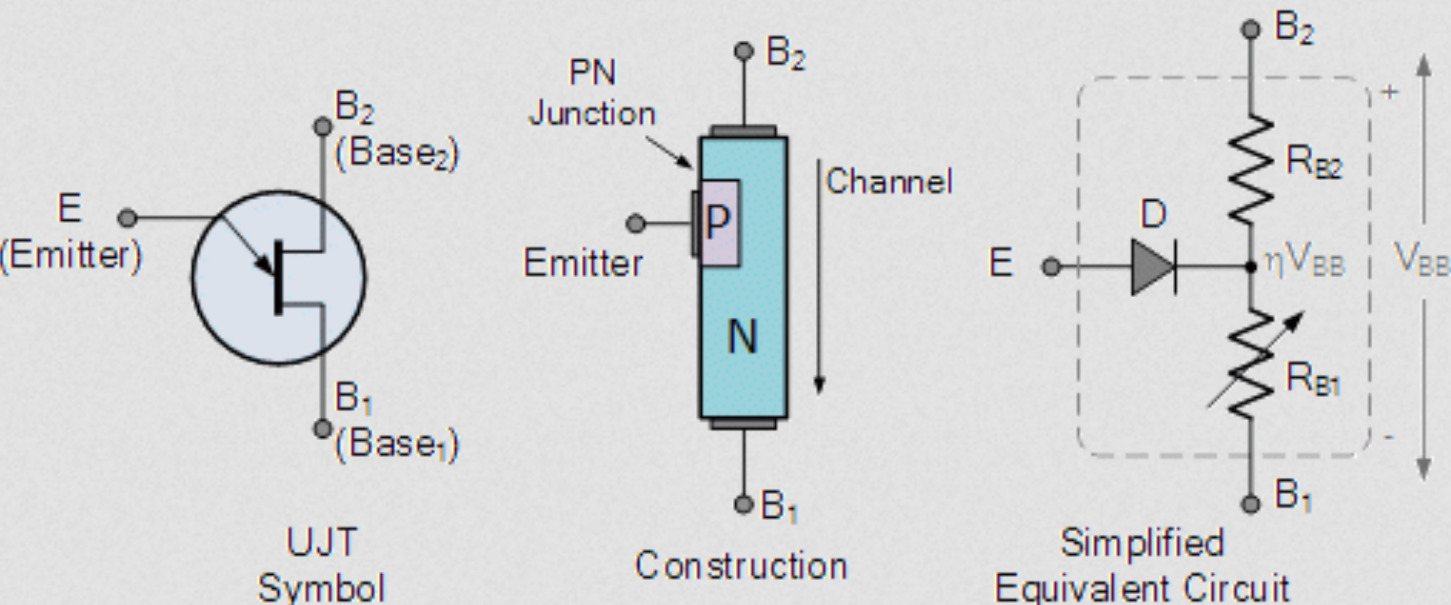
#> input picture Assignment_1/UJT.jpg, 1451 x 605 px
$ jupyter execute Assignment_1.ipynb
#> lines starting #> are read from the running program, lines starting #| are printed output that depends on the picture; after the words box and inside, x2 and y2 are one past the last pixel; in counts of white or black regions, pixels touching at a corner belong together
Create a Numpy Array containing numbers from 1 to 64
- Plot the array as a line plot using matplotlib
- Change the created array dimensions to 8 x 8


[cell 1]
import numpy as np
import matplotlib.pyplot as plt

#Create a Numpy Array containing numbers from 1 to 64
a = np.arange(1, 65)

print(a)

# Plot the array as a line plot using matplotlib
plt.plot(a)
plt.show()
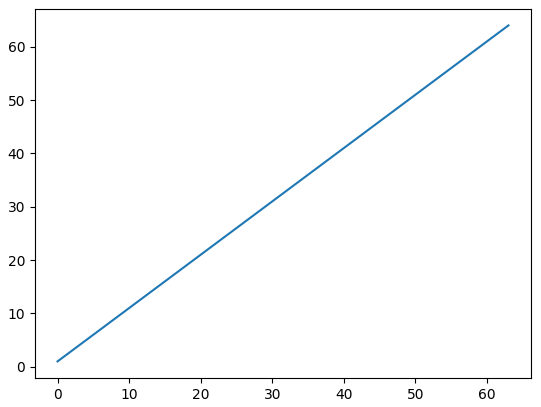
#> figure drawn by matplotlib, 1 panel; curve peaks at x = 63, y = 64

# Change the created array dimensions to 8 x 8
b = np.reshape(a, (8, 8))
print(b)

What happens if you:

- Change the 8x8 matrix shape to (2, 4)?
- Change the 8x8 matrix shape to (4, 2)?
- Change the 8x8 matrix shape to (3, 3)?
- Change the 8x8 matrix shape to (2, 2, 2)?
- Change the 8x8 matrix shape to (2, -1, 2)?

[cell 2]
# Change the 8x8 matrix shape to (2, 4)?
# two_by_four = np.reshape(b, (2, 4))
# print(two_by_four)

print("Reshape to (2, 4): Incompatible matrics sizes")

# Change the 8x8 matrix shape to (4, 2)?
# four_by_two = np.reshape(b, (4, 2))
# print(four_by_two)
print("Reshape to (4, 2): Incompatible matrics sizes")

# Change the 8x8 matrix shape to (3, 3)?
# three_by_three = np.reshape(b, (3, 3))
# print(three_by_three)
print("Reshape to (3, 3): Incompatible matrics sizes")

# Change the 8x8 matrix shape to (2, 2, 2)?
# two_by_two_by_two = np.reshape(b, (2, 2, 2))
# print(two_by_two_by_two)
print("Reshape to (2, 2, 2): Incompatible matrics sizes")

# Change the 8x8 matrix shape to (2, -1, 2)?
two_by_minus_one_by_two = np.reshape(b, (2, -1, 2))
print("Reshape to (2, -1, 2):\n",two_by_minus_one_by_two)

Create a new array containing numbers from 0-7
- What is the shape of the array?
- What happens if you add the array to the 8x8 matrix?
- What happens if you resize the array to (1, 8) and add to the 8x8 matrix?
- What happens if you resize the array to (8, 1) and add to the 8x8 matrix? (Hint:- You may want to look at Broadcasting)
- Write your findings and observations down in the cell below

[cell 3]
# Create a new array containing numbers from 0-7
num = np.arange(8)

# What is the shape of the array?
print("np.array", num, "Shape:", num.shape)
print()

# What happens if you add the array to the 8x8 matrix?
print("1. Added: \n", np.add(b, num))
print()

# What happens if you resize the array to (1, 8) and add to the 8x8 matrix?
print("2. Resized to (1, 8) and added: \n", np.add(np.reshape(num, (1, 8)), b))
print()

# What happens if you resize the array to (8, 1) and add to the 8x8 matrix?
print("3. Resized to (8, 1) and added: \n", np.add(np.reshape(num, (8, 1)), b))
print()

print("1. Addition converts (8,) into (8, 1) and adds")
print("2. Resizing to (1, 8) and addition resizes and adds i.e. row-wise addition")
print("3. Resizing to (8, 1) broadcasts (8, 1) into (8, 8) and adds i.e column-wise addition")

Create a matrix containing random numbers of size 4x4
- Pad the matrix with zeros to create a matrix of size 6x6
- Write to crop the 6x6 matrix back into the original 4x4 matrix (Numpy array indexing may be useful?)

[cell 4]
# Create a matrix containing random numbers of size 4x4
four_by_four = np.reshape(np.arange(16), (4, 4))
print(four_by_four)

# Pad the matrix with zeros to create a matrix of size 6x6
six_by_six = np.pad(four_by_four, 1)
print(six_by_six)

# Write to crop the 6x6 matrix back into the original 4x4 matrix
four_by_four = six_by_six[1:-1, 1:-1]
print(four_by_four)

Learn about vectorization of matrix operations in numpy

Create two matrices of shape (2, 4) and perform the following, if possible:
- Element wise multiplication
- How to transpose the matrix?
- Can they be multiplied together (matrix multiplication)? If yes, perform the multiplication, else show a way to multiply the matrices together.

[cell 5]
# Create two matrices of shape (2, 4)
x = np.reshape(np.arange(8), (2, 4))
y = np.reshape(np.arange(8, 16), (2, 4))
print(x)
print(y)
print()

# Element wise multiplication
print(np.multiply(x, y))
print()

# How to transpose the matrix?
print(x.T)
print(y.T)
print()

# Can they be multiplied together (matrix multiplication)? If yes, perform the multiplication, else show a way to multiply the matrices together.
print(np.matmul(x.T, y))

Create the matrix shown below:

[[12, 20, 30, 0]

 [8, 12, 2, 0]

 [34, 70, 37, 4]

 [112, 100, 25, 12]]

- Slice the array to obtain subarrays shown in each color

- Perform the following operations:
    - Sum the array column wise (Read about axis in numpy)
    - Sum the array row wise
    - Find maximum element for each column
    - Find maximum element for each row
    - Find the mean across each column
    - Find the mean across each row
    - Change the datatype of the array to : int, float and object

[cell 6]
# Create the matrix shown below:
arr = np.array([[12, 20, 30, 0],
                [8, 12, 2, 0],
                [34, 70, 37, 4],
                [112, 100, 25, 12]])

print(arr)
print()

# Slice the array to obtain subarrays shown in each color
arr1 = arr[:2,:2]
print("Array 1:")
print(arr1)
print()

arr2 =  arr[:2, 2:]
print("Array 2:")
print(arr2)
print()

arr3 =  arr[2:, :2]
print("Array 3:")
print(arr3)
print()

arr4 =  arr[2:, 2:]
print("Array 4:")
print(arr4)
print()

- Find the:
    - unique elements in the array
    - Number of unique elements
    - The maximum element
    - The minimum element
    - The index of the maximum element
    - The index of the minimum element
    - The mean of the array
    - The standard deviation

[cell 7]
# Find the:
#     unique elements in the array
#     Number of unique elements

unique, count = np.unique(arr, return_counts=True)
print("Unique element: ", unique, " with count: ", count)
print()

# The maximum element
# The minimum element
# The index of the maximum element
# The index of the minimum element

maxi = np.max(arr)
mini = np.min(arr)
print("Max:", maxi," at index", np.where(arr == maxi) ,"and min", mini," at index", np.where(arr == mini))
print()

# The mean of the array
# The standard deviation
mean = np.mean(arr)
sd = np.std(arr)
print("Mean is: ", mean, "and sd is: ", sd)
print()

# Perform the following operations:
#     Sum the array column wise (Read about axis in numpy)
#     Sum the array row wise

add1 = np.sum(arr, axis=0)
add2 = np.sum(arr, axis=1)
print("Add along col:", add1, "and along row is:", add2)
print()

#     Find maximum element for each column
#     Find maximum element for each row

max_col_1 = np.max(arr[:,0])
max_col_2 = np.max(arr[:,1])
max_col_3 = np.max(arr[:,2])
max_col_4 = np.max(arr[:,3])

max_row_1 = np.max(arr[0])
max_row_2 = np.max(arr[1])
max_row_3 = np.max(arr[2])
max_row_4 = np.max(arr[3])

print("Max along col 1 is:", max_col_1,",along col 2 is:",max_col_2,",along col 3 is:",max_col_3,",along col 4 is:",max_col_4)
print("Max along row 1 is:", max_row_1,",along row 2 is:",max_row_2,",along row 3 is:",max_row_4,",along row 4 is:",max_row_4)

print()

#     Find the mean across each column
#     Find the mean across each row

mean_col_1 = np.mean(arr[:,0])
mean_col_2 = np.mean(arr[:,1])
mean_col_3 = np.mean(arr[:,2])
mean_col_4 = np.mean(arr[:,3])

mean_row_1 = np.mean(arr[0])
mean_row_2 = np.mean(arr[1])
mean_row_3 = np.mean(arr[2])
mean_row_4 = np.mean(arr[3])

print("Mean along col 1 is:", mean_col_1,", along col 2 is:",mean_col_2,", along col 3 is:",mean_col_3,", along col 4 is:",mean_col_4)
print("Mean along row 1 is:", mean_row_1,", along row 2 is:",mean_row_2,", along row 3 is:",mean_row_3,", along row 4 is:",mean_row_4)
print()

#     Change the datatype of the array to : int, float and object

type_int = arr.astype(int)
type_float = arr.astype(float)
type_obj = arr.astype(object)

print("Type int\n", type_int, "\ntype float\n", type_float, "\ntype obj\n", type_obj)

Considering that the rows represent each data point and columns represent the features which we will feed to a ML model, perform the following feature scaling operations (without SKLearn):
- Normalization
- Standardization

[cell 8]
# Normalization

norm_arr = (arr - mean) / (maxi - mini)
print(norm_arr)
print()

# Standardization
standard_arr = (arr - mean) / sd
print(standard_arr)
print()

- Load an image using opencv, which gives you a numpy array and inspect its shape. Interpret the shape of the array.
    - Plot each color channel individually using matplotlib

[cell 9]
import cv2

# Load image
img = cv2.imread('UJT.jpg')
#> img is the input picture: shape (605, 1451, 3); mean B, G, R 217.3, 216.5, 215.4

# Inspect Shape
print("The image's shape is:",img.shape, "where the resolution of image is", img.shape[0],"(hor)x", img.shape[1],"(ver) and has ", img.shape[2], "color channels")
#| The image's shape is: (605, 1451, 3) where the resolution of image is 605 (hor)x 1451 (ver) and has  3 color channels

# Plot each color channel individually using matplotlib
fig, ax = plt.subplots(2, 2)

plt.subplot(2, 2, 1)
plt.imshow(img)

plt.subplot(2, 2, 2)
plt.imshow(img[:,:,0])

plt.subplot(2, 2, 3)
plt.imshow(img[:,:,1])

plt.subplot(2, 2, 4)
plt.imshow(img[:,:,2])
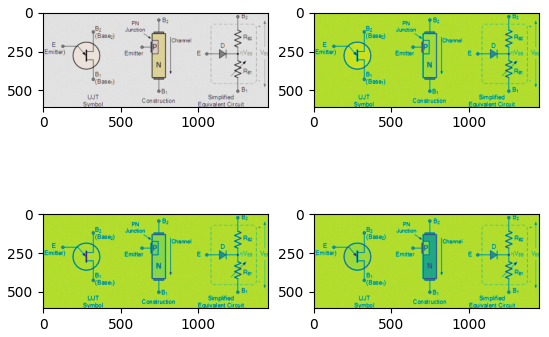
#> figure drawn by matplotlib, 4 panels; B, G, R data is drawn as R, G, B

- Create a 3d matrix with 1s in the diagonal, 0 in all other positions

[cell 10]
# Create a 3d matrix with 1s in the diagonal, 0 in all other positions
layer1 = np.zeros((3, 3))
layer2 = np.zeros((3, 3))
layer3 = np.zeros((3, 3))

layer1[0,0]=1
layer2[1,1]=1
layer3[2,2]=1

array_3d = np.array([layer1, layer2, layer3])
print(array_3d)

- Implement 1d convolution in numpy. Given any (1, n) shape array, it should perform convolution with a given (1, m) array

[cell 11]
# Implement 1d convolution in numpy. Given any (1, n) shape array, it should perform convolution with a given (1, m) array

a = (np.arange(9)).reshape(1, 9)
b = (np.arange(9, 13)).reshape(1, 4)

c = np.convolve(a[0],b[0])
print(c)

- Implement 2d convolution in numpy. And show the output before and after convolution on any image.

[cell 12]
# Implement 2d convolution in numpy. And show the output before and after convolution on any image.
k = np.array([[-1, -1, -1],
              [-1, 8, -1],
              [-1, -1, -1]])

k = np.flipud(np.fliplr(k))

gray = cv2.cvtColor(img, cv2.COLOR_BGR2GRAY)
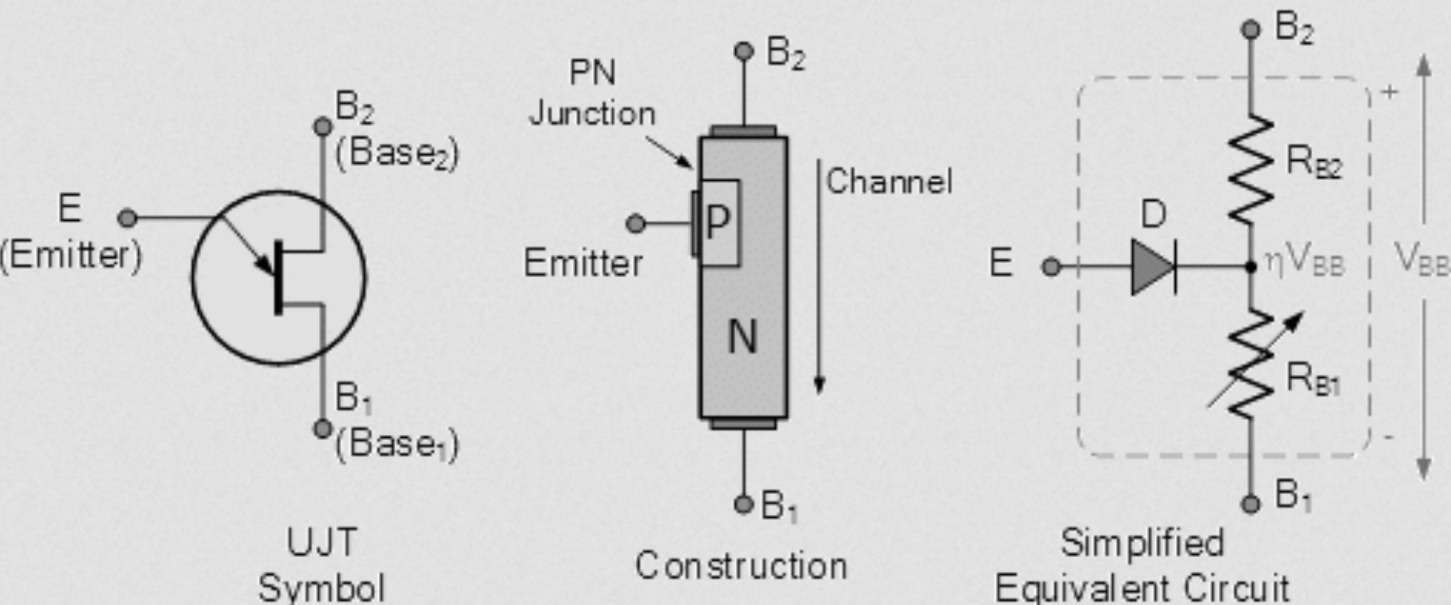
#> gray: shape (605, 1451); min 0, max 249, mean 216.2
_, gray = cv2.threshold(gray, 127, 255, cv2.THRESH_BINARY)
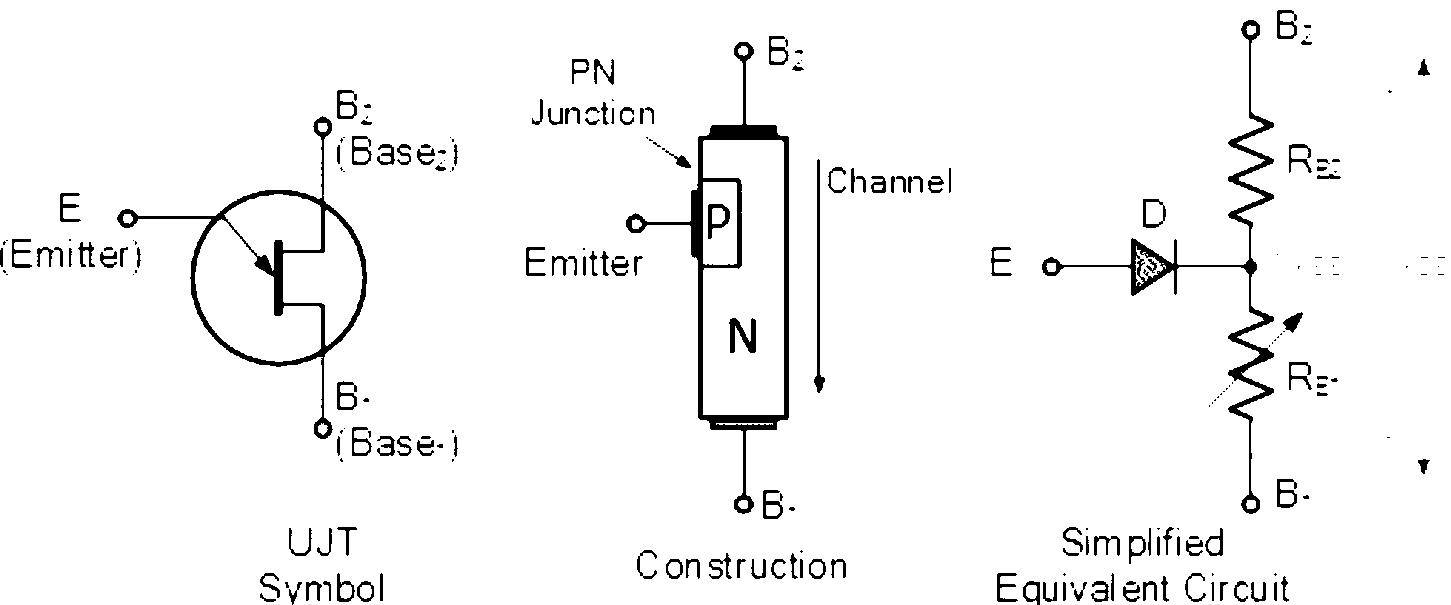
#> gray: shape (605, 1451); 96% white; 228 black regions (82 under 20 px), largest, box (x1, y1, x2, y2) and area: (626, 42, 789, 514) 7242, (117, 116, 367, 439) 5489, (1042, 20, 1274, 514) 5314
output = gray

fig, ax = plt.subplots(2, 1)

plt.subplot(2, 1, 1)
plt.imshow(gray, cmap='gray', vmin=0, vmax=255)

for y in range(gray.shape[1]):
    if y > gray.shape[1] - k.shape[1]:
        break
    for x in range(gray.shape[0]):
        if x > gray.shape[0] - k.shape[0]:
            break
        output[x, y] = (k * gray[x: x + k.shape[0], y: y + k.shape[1]]).sum()
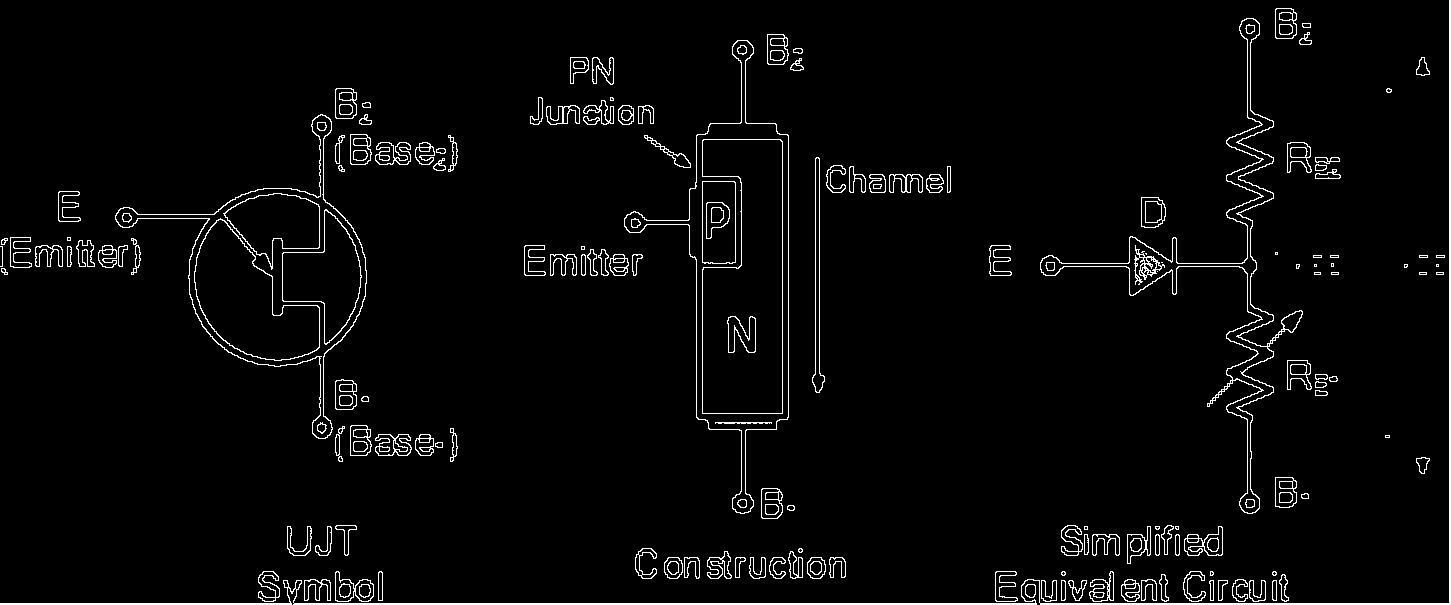
#> output: shape (605, 1451); min 0, max 255, mean 8

plt.subplot(2, 1, 2)
plt.imshow(output, cmap='gray', vmin=0, vmax=255)
